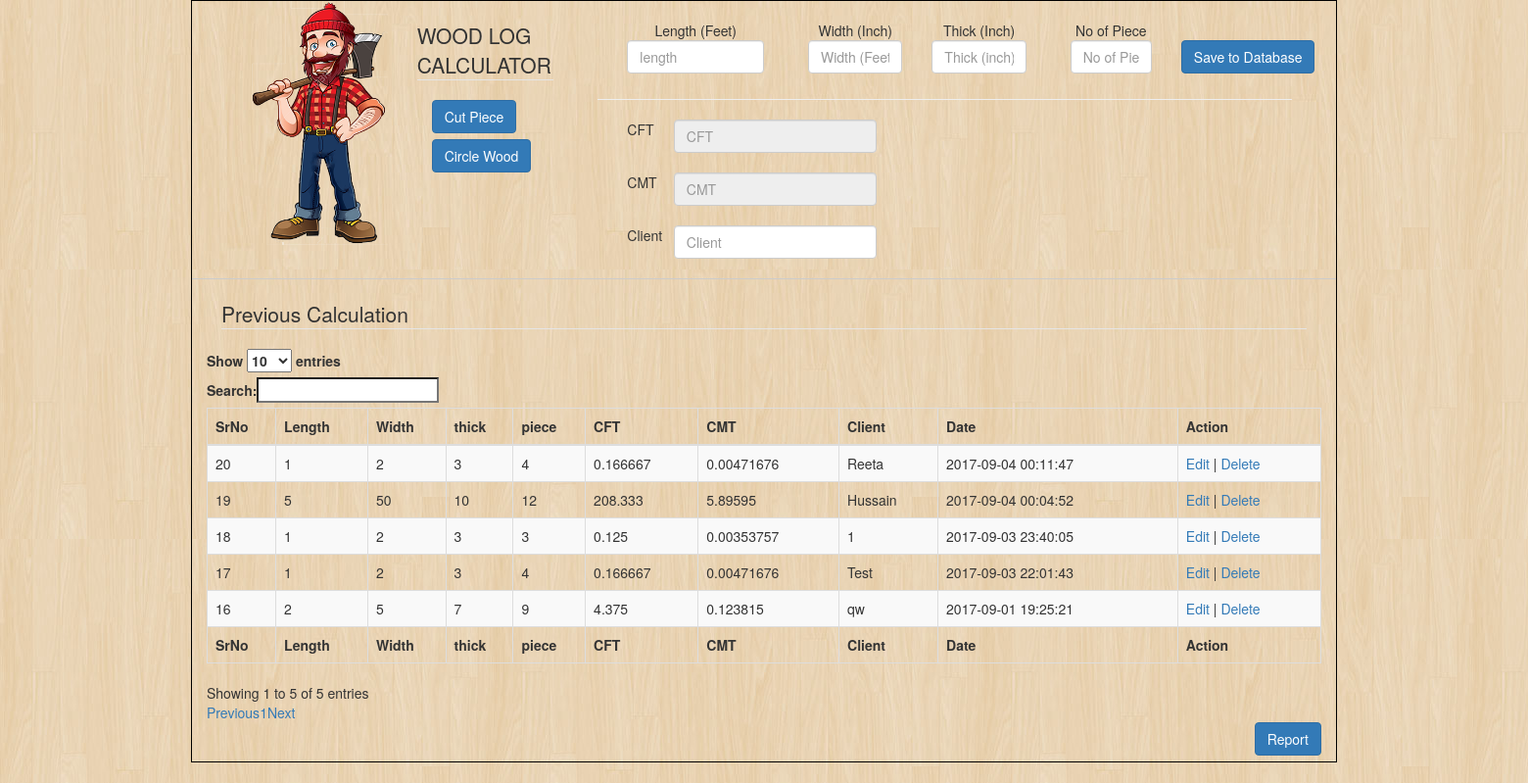
Page /cut-piece.php on the committed database.
### tables this page shows
CREATE TABLE `cutpiece` (
  `id` int(11) NOT NULL,
  `length` float NOT NULL,
  `width` float NOT NULL,
  `thick` float NOT NULL,
  `piece` float NOT NULL,
  `cft` float NOT NULL,
  `cmt` float NOT NULL,
  `client` varchar(255) NOT NULL,
  `insdate` datetime NOT NULL
);

### inc/procedure.php (called while the page is built, shortened)
<?php
function select($selection , $tablename, $where){
	$len = strlen($where);
	if ($len > 0) {
		$sql = 'SELECT '.$selection.' FROM '.$tablename.' where '.$where.'';
	}else{
		$sql = 'SELECT '.$selection.' FROM '.$tablename.'';
	}
	$result = mysqli_query($GLOBALS['conn'], $sql);
	if (mysqli_num_rows($result) > 0) {
	    $i = 1;
	    $collector = array();
	    while($row = mysqli_fetch_assoc($result)) {
	    	$collector[$i] = $row;
	    	$i++;
	    }
	    return $collector;
	} else {
	    return NULL;
	}
}
function getnumrow($selection , $tablename, $where){
	$len = strlen($where);
	if ($len > 0) {
		$sql = 'SELECT '.$selection.' FROM '.$tablename.' where '.$where.'';
	}else{
		$sql = 'SELECT '.$selection.' FROM '.$tablename.'';
	}
	$result = mysqli_query($GLOBALS['conn'], $sql);
	if (mysqli_num_rows($result) > 0) {
		return mysqli_num_rows($result);
	} else {
	    return 0;
	}
}

### cut-piece.php (the view, shortened to what this page needs)
<?php
include('inc/procedure.php');
?>
<!DOCTYPE html>
<html lang="en">
  <head>
    <link rel="stylesheet" href="https://maxcdn.bootstrapcdn.com/bootstrap/3.3.7/css/bootstrap.min.css">
    <link rel="stylesheet" href="https://cdn.datatables.net/1.10.15/css/dataTables.bootstrap.min.css">
  </head>
  <body style="background: url('asset/img/wood-background.jpg'); overflow-x:hidden;">
    <div class="container" style="border: 1px solid #000;">
      <div class="col-md-12">
        <div class="col-md-4">
          <div class="col-md-6">
            <img class="img-responsive pull-right" src="asset/img/axe-holder.png">
          </div>
          <div class="col-md-6">
          <fieldset>
            <legend>WOOD LOG CALCULATOR</legend>
            <form>
              <div class="col-md-12"><a class="btn btn-primary" href="cut-piece.php" name="btn1">Cut Piece</a> &nbsp;</div>
              <br><br>
              <div class="col-md-12"><a class="btn btn-primary" href="circle-wood.php" name="btn2">Circle Wood</a> &nbsp;</div>
              <br><br>
            </form>
          </fieldset>
          </div>
        </div>
        <div class="col-md-8">
        <form class="form" action="processor/insertdb1.php" method="POST">
          <div class="col-md-12 col-md-offset-0" align="center" style="text-align: center;">
            <center>
              <div class="col-md-3">
                <center>Length (Feet)</center>
                <input type="text" id="txt1" name="length" class="form-control" placeholder="length" onkeypress="return isNumberKey(event)" required="true">
              </div>
              <div class="col-md-5">
                  <div class="col-md-6">
                    <center>Width (Inch)</center>
                    <input type="text" id="txt2" name="width" class="form-control" placeholder="Width (Feet)" onkeypress="return isNumberKey(event)" required="true">
                  </div>
                  <div class="col-md-6">
                    <center>Thick (Inch)</center>
                    <input type="text" id="txt3" name="thick" class="form-control" placeholder="Thick (inch)" onkeypress="return isNumberKey(event)" required="true">
                  </div>
              </div>
              <div class="col-md-2">
                <center>No of Piece</center>
                <input type="text" id="txt4" name="piece" class="form-control" placeholder="No of Piece" onkeypress="return isNumberKey(event)" required="true">
              </div>
              <div class="col-md-2"><br><input type="submit" name="btn" class="btn btn-primary" value="Save to Database"></div>
            </center>
          </div>
          <br><br><br>
          <hr>
          <div class="container">
            <div class="col-md-3">
              <div class="row"><div class="col-md-2">CFT</div><div class="col-md-10"><input type="text" id="txtans1" name="cft" class="form-control" placeholder="CFT" required="true" readonly="true"></div></div>
              <br>
              <div class="row"><div class="col-md-2">CMT</div><div class="col-md-10"><input type="text" id="txtans2" name="cmt" class="form-control" placeholder="CMT" required="true" readonly="true"></div></div>
              <br>
              <div class="row"><div class="col-md-2">Client</div><div class="col-md-10"><input type="text" id="client" name="client" class="form-control" placeholder="Client" required="true"></div></div>
              <br>
            </div>
            <div class="col-md-4">
            </div>
          </div>
        </form>
        </div>
      </div>
      <div class="col-md-12">
            <fieldset>
            <legend>Previous Calculation</legend>
              <div class="row">
                <table id="result" class="table table-striped table-bordered" cellspacing="0" width="100%">
                        <thead>
                            <tr>
                                <th>SrNo</th>
                                  <th>Length</th>
                                  <th>Width</th>
                                  <th>thick</th>
                                  <th>piece</th>
                                  <th>CFT</th>
                                  <th>CMT</th>
                                  <th>Client</th>
                                  <th>Date</th>
                                  <th>Action</th>
                            </tr>
                        </thead>
                        <tfoot>
                            <tr>
                                <th>SrNo</th>
                                <th>Length</th>
                                <th>Width</th>
                                <th>thick</th>
                                <th>piece</th>
                                <th>CFT</th>
                                <th>CMT</th>
                                <th>Client</th>
                                <th>Date</th>
                                <th>Action</th>
                            </tr>
                        </tfoot>
                        <tbody>
                          <?php
                          $getrow = getnumrow('*', 'cutpiece', 'id > 0');
                          if ($getrow > 0) {
                            $data = select('*', 'cutpiece', 'id > 0 ORDER BY cutpiece.id DESC');
                            foreach ($data as $key => $value) {
                              echo '<tr>
                                      <td>'.$value['id'].'</td>
                                      <td>'.$value['length'].'</td>
                                      <td>'.$value['width'].'</td>
                                      <td>'.$value['thick'].'</td>
                                      <td>'.$value['piece'].'</td>
                                      <td>'.$value['cft'].'</td>
                                      <td>'.$value['cmt'].'</td>
                                      <td>'.$value['client'].'</td>
                                      <td>'.$value['insdate'].'</td>
                                      <td><a data-toggle="modal" data-target="#myModal" data-id="'.$value['id'].'" data-length="'.$value['length'].'" data-width="'.$value['width'].'" data-thick="'.$value['thick'].'" data-piece="'.$value['piece'].'" data-client="'.$value['client'].'">Edit</a> | <a href="processor/deletedb1.php?id='.$value['id'].'">Delete</a></td>
                                    </tr>';
                            }
                          }
                          ?>
                        </tbody>
                </table>
              </div>
            </fieldset>
            <div class="row pull-right"><a href="report/cut-piece.php" class="btn btn-primary">Report</a></div>
            <br><br>
      </div>
    </div>
  </body>
</html>

### rows in the picture
cutpiece: id "20", length "1", width "2", thick "3", piece "4", cft "0.166667", cmt "0.00471676", client "Reeta", insdate "2017-09-04 00:11:47"
cutpiece: id "19", length "5", width "50", thick "10", piece "12", cft "208.333", cmt "5.89595", client "Hussain", insdate "2017-09-04 00:04:52"
cutpiece: id "18", length "1", width "2", thick "3", piece "3", cft "0.125", cmt "0.00353757", client "1", insdate "2017-09-03 23:40:05"
cutpiece: id "17", length "1", width "2", thick "3", piece "4", cft "0.166667", cmt "0.00471676", client "Test", insdate "2017-09-03 22:01:43"
cutpiece: id "16", length "2", width "5", thick "7", piece "9", cft "4.375", cmt "0.123815", client "qw", insdate "2017-09-01 19:25:21"
